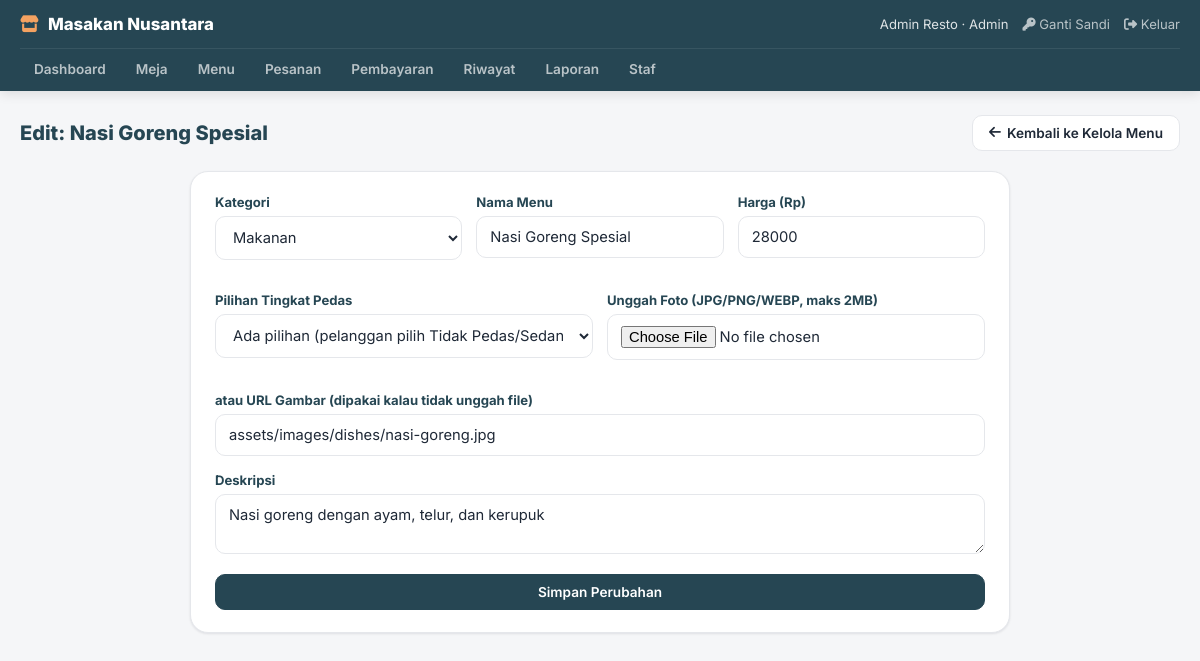
Page /admin/menu-edit.php?id=1 (signed in) on the committed database.
### tables this page shows
CREATE TABLE IF NOT EXISTS menu_items (
    id           INT UNSIGNED AUTO_INCREMENT PRIMARY KEY,
    category     VARCHAR(50)  NOT NULL,
    name         VARCHAR(100) NOT NULL,
    description  VARCHAR(255) NOT NULL DEFAULT '',
    price        INT UNSIGNED NOT NULL,      
    image        VARCHAR(255) NOT NULL DEFAULT '',
    stock_status ENUM('tersedia', 'habis') NOT NULL DEFAULT 'tersedia',
    sort_order   INT UNSIGNED NOT NULL DEFAULT 0,
     
     
     
    serve_temp   ENUM('keduanya', 'dingin', 'panas') NOT NULL DEFAULT 'keduanya',
     
     
     
     
    spice_option ENUM('ada', 'tidak_ada') NOT NULL DEFAULT 'ada'
);

### admin/menu-edit.php (the view, shortened to what this page needs)
<?php
$pdo = db();
$id = (int) ($_GET['id'] ?? $_POST['id'] ?? 0);
$stmt = $pdo->prepare('SELECT * FROM menu_items WHERE id = ?');
$stmt->execute([$id]);
$item = $stmt->fetch();
include __DIR__ . '/includes/layout_top.php';
?>
<div class="owner-toolbar">
    <h2 style="margin:0;">Edit: <?php echo htmlspecialchars($item['name']); ?></h2>
    <a href="menu-manage.php" class="owner-btn"><i class="fa-solid fa-arrow-left"></i> Kembali ke Kelola Menu</a>
</div>
<div class="owner-modal-form" style="max-width:820px;margin:0 auto;">
    <form method="post" enctype="multipart/form-data">
        <div class="owner-field-row">
            <div class="owner-field">
                <label>Kategori</label>
                <select id="menuCategory" name="category" required>
                    <option value="Makanan" <?php echo $item['category'] === 'Makanan' ? 'selected' : ''; ?>>Makanan</option>
                </select>
            </div>
            <div class="owner-field">
                <label>Nama Menu</label>
                <input type="text" name="name" required value="<?php echo htmlspecialchars($item['name']); ?>">
            </div>
            <div class="owner-field">
                <label>Harga (Rp)</label>
                <input type="number" name="price" min="1" required value="<?php echo htmlspecialchars($item['price']); ?>">
            </div>
        </div>
        <div class="owner-field-row owner-field-row--2col">
            <div class="owner-field" id="pedasOptionField">
                <label>Pilihan Tingkat Pedas</label>
                <?php $currentSpice = $item['spice_option'] ?? 'ada'; ?>
                <select name="spice_option">
                    <option value="ada" <?php echo $currentSpice === 'ada' ? 'selected' : ''; ?>>Ada pilihan (pelanggan pilih Tidak Pedas/Sedang/Pedas/Sangat Pedas)</option>
                </select>
            </div>
            <div class="owner-field">
                <label>Unggah Foto (JPG/PNG/WEBP, maks 2MB)</label>
                <input type="file" name="image_file" accept="image/jpeg,image/png,image/webp">
            </div>
        </div>
        <div class="owner-field">
            <label>atau URL Gambar (dipakai kalau tidak unggah file)</label>
            <input type="text" name="image" placeholder="assets/images/photos/..." value="<?php echo htmlspecialchars($item['image']); ?>">
        </div>
        <div class="owner-field">
            <label>Deskripsi</label>
            <textarea name="description" rows="2"><?php echo htmlspecialchars($item['description']); ?></textarea>
        </div>
        <button type="submit" class="owner-btn owner-btn--primary owner-btn--block">Simpan Perubahan</button>
    </form>
</div>
<?php include __DIR__ . '/includes/layout_bottom.php'; ?>

### assets/css/pages/owner.css (style rules this page uses)
:root { --color-primary: #E76F51; --color-primary-dark: #D85C3D; --color-secondary: #F4A261; --color-accent: #2A9D8F; --color-dark: #264653; --color-bg: #F5F6F8; --color-text: #1F2937; --color-text-muted: #6B7280; --color-card: #FFFFFF; --color-border: #E5E7EB; --radius-sm: 10px; --radius-md: 14px; --radius-lg: 18px; --radius-full: 999px; --shadow-sm: 0 1px 3px rgba(15, 23, 42, 0.06), 0 1px 2px rgba(15, 23, 42, 0.04); --shadow-md: 0 8px 24px rgba(15, 23, 42, 0.08); --font-base: 'Inter', -apple-system, BlinkMacSystemFont, 'Segoe UI', sans-serif; }
* { box-sizing: border-box; }
body { margin: 0; font-family: var(--font-base); background: var(--color-bg); color: var(--color-text); -webkit-font-smoothing: antialiased; }
a { color: inherit; }
.owner-toolbar { display: flex; justify-content: space-between; align-items: center; flex-wrap: wrap; gap: 12px; margin-bottom: 20px; }
.owner-toolbar h2 { margin: 0; font-size: 1.25rem; font-weight: 800; color: var(--color-dark); }
.owner-btn { display: inline-flex; align-items: center; justify-content: center; gap: 6px; text-align: center; padding: 9px 16px; border-radius: var(--radius-sm); border: 1px solid var(--color-border); background: #fff; color: var(--color-text); font-size: 0.85rem; font-weight: 600; font-family: inherit; text-decoration: none; cursor: pointer; transition: all 0.15s ease; }
.owner-btn--primary { background: var(--color-dark); color: #fff; border-color: var(--color-dark); }
.owner-btn--block { width: 100%; }
.owner-field { margin-bottom: 16px; }
.owner-field label { display: block; font-size: 0.82rem; font-weight: 700; margin-bottom: 6px; color: var(--color-dark); }
.owner-field input, .owner-field select, .owner-field textarea { width: 100%; padding: 11px 13px; border: 1px solid var(--color-border); border-radius: var(--radius-sm); font-size: 0.92rem; font-family: inherit; background: #fff; color: var(--color-text); transition: border-color 0.15s ease; }
.owner-modal-form { background: #fff; border-radius: var(--radius-lg); padding: 22px 24px; box-shadow: var(--shadow-sm); border: 1px solid var(--color-border); margin-bottom: 20px; }
.owner-modal-form .owner-field-row { display: grid; grid-template-columns: repeat(auto-fit, minmax(160px, 1fr)); gap: 14px; margin-bottom: 16px; }
.owner-modal-form .owner-field-row--2col { grid-template-columns: repeat(auto-fit, minmax(260px, 1fr)); }

### rows in the picture
menu_items: name "Nasi Goreng Spesial", category "Makanan", price "28000", spice_option "Ada pilihan (pelanggan pilih Tidak Pedas/Sedang/Pedas/Sangat Pedas)", image "assets/images/dishes/nasi-goreng.jpg", description "Nasi goreng dengan ayam, telur, dan kerupuk"

### other values in the picture
$staff['name'] "Admin Resto"
$staff['role'] "Admin"
$label "Dashboard"
$label "Meja"
$label "Menu"
$label "Pesanan"
$label "Pembayaran"
$label "Riwayat"
$label "Laporan"
$label "Staf"
